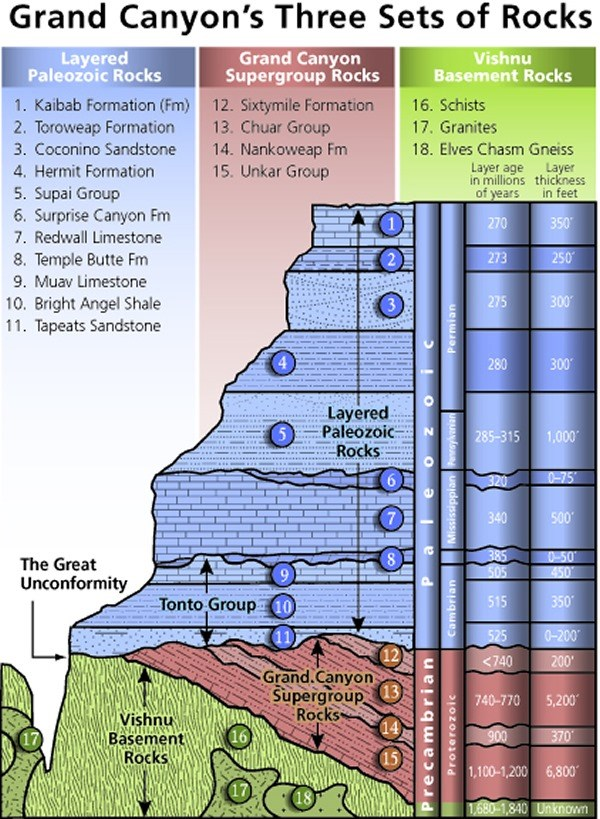
#> input picture Articles/North-Kaibab/pop-up-yardstick.jpg, 600 x 819 px, given in place of a.jpg, which was not available
$ python try-cv.py
#> lines starting #> are read from the running program, lines starting #| are printed output that depends on the picture; pictures that were not available may be replaced by others from this repository, and a replacement may not be noted
# [8 lines of commented-out code are left out]
a, b = 'a.jpg', 'b.jpg'
o = 'locations.png'

# [12 lines of commented-out code are left out]
from imutils import paths
import numpy as np
import argparse
import imutils
import cv2

# grab the paths to the input images and initialize our images list
print("[INFO] loading images...")
#imagePaths = sorted(list(paths.list_images(args["images"])))

copyright_height = 14
imagePaths = [a, b]

images = []
# loop over the image paths, load each one, and add them to our
# images to stitch list

# Successful attempt to remove header and footer from each image:

def crop_image(image):
    height, width, depth = image.shape
    y_brightness = image.sum(axis=(1,2))
    y_top = np.argmin(y_brightness[:100])
    y_bottom = height - 100 + np.argmin(y_brightness[-100:])
    #print('top and bottom:', y_top, y_bottom)
    image = image[y_top + 1 : y_bottom - 1 - copyright_height]
    return image

for imagePath in imagePaths:
    image = cv2.imread(imagePath)
#> image is the input picture: shape (819, 600, 3); mean B, G, R 179.6, 173.4, 169.7
    original_shape = image.shape
#> original_shape = (819, 600, 3)
    image = crop_image(image)
#> in crop_image, `y_brightness = image.sum(axis=(1,2))`: y_brightness = 819 values, max 458234 at index 39, min 7342 at index 818, mean 313612.3
#> in crop_image, `y_top = np.argmin(y_brightness[:100])`: y_top = 13
#> in crop_image, `y_bottom = height - 100 + np.argmin(y_brightness[-100:])`: y_bottom = 818
#> in crop_image, `image = image[y_top + 1 : y_bottom - 1 - copyright_height]`:
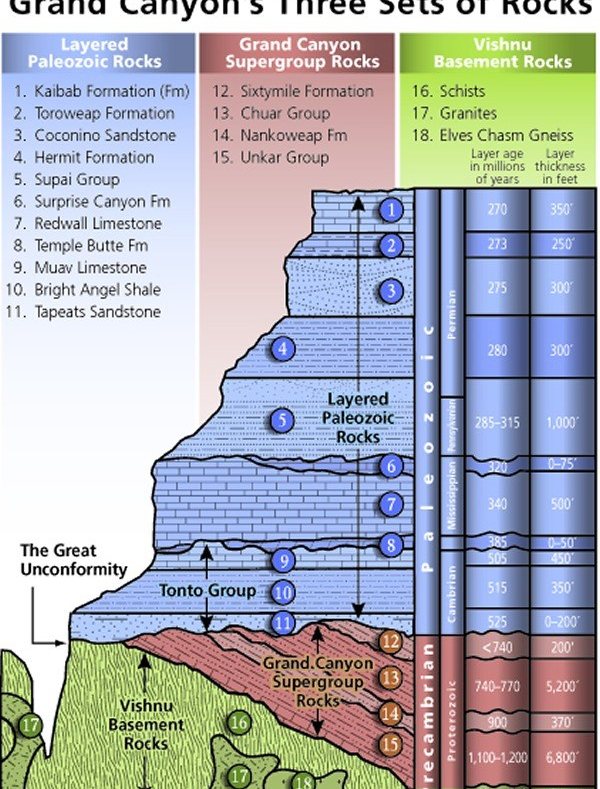
#> image: shape (789, 600, 3); mean of channels 0, 1, 2 180.8, 173.2, 169.8; drawn as B, G, R
    print(original_shape, '->', image.shape)
#| (819, 600, 3) -> (789, 600, 3)
    images.append(image)
    cv2.imwrite(o, image)
#> pass 2 of the loop `for imagePath in imagePaths:`:
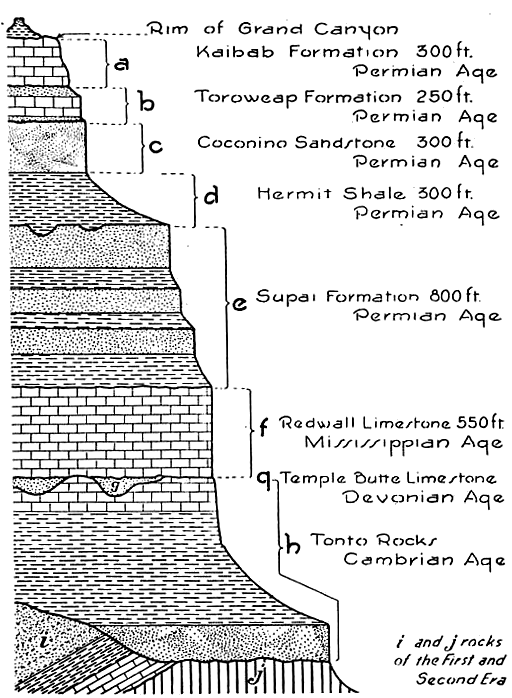
#> input picture Articles/North-Kaibab/column.png, 512 x 698 px, given in place of b.jpg, which was not available
#> image is the input picture: shape (698, 512, 3); min 0, max 255, mean 222.1
#> y_brightness = 698 values, max 391680 at index 0, min 174711 at index 477, mean 341213.9
#> y_top = 96
#> y_bottom = 625
#> in crop_image (call 2), `image = image[y_top + 1 : y_bottom - 1 - copyright_height]`:
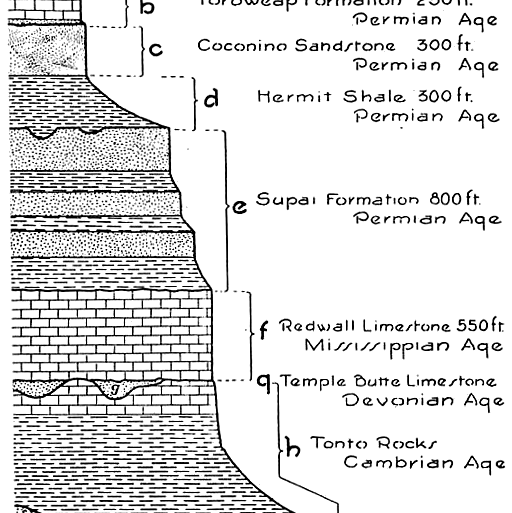
#> image: shape (513, 512, 3); min 0, max 255, mean 223.5
#| (698, 512, 3) -> (513, 512, 3)
    # exit()

# initialize OpenCV's image stitcher object and then perform the image
# stitching
print("[INFO] stitching images...")
print(imutils.is_cv3())
stitcher = cv2.createStitcher() if imutils.is_cv3() else cv2.Stitcher_create()
#print(stitcher.mode)
(status, stitched) = stitcher.stitch(images)
#> status = 1

# if the status is '0', then OpenCV successfully performed image
# stitching
if status == 0:
    # write the output stitched image to disk
    cv2.imwrite(o, stitched)
    # display the output stitched image to our screen
    cv2.imshow("Stitched", stitched)
    cv2.waitKey(0)
    # otherwise the stitching failed, likely due to not enough keypoints)
    # being detected
else:
    print("[INFO] image stitching failed ({})".format(status))
#| [INFO] image stitching failed (1)
